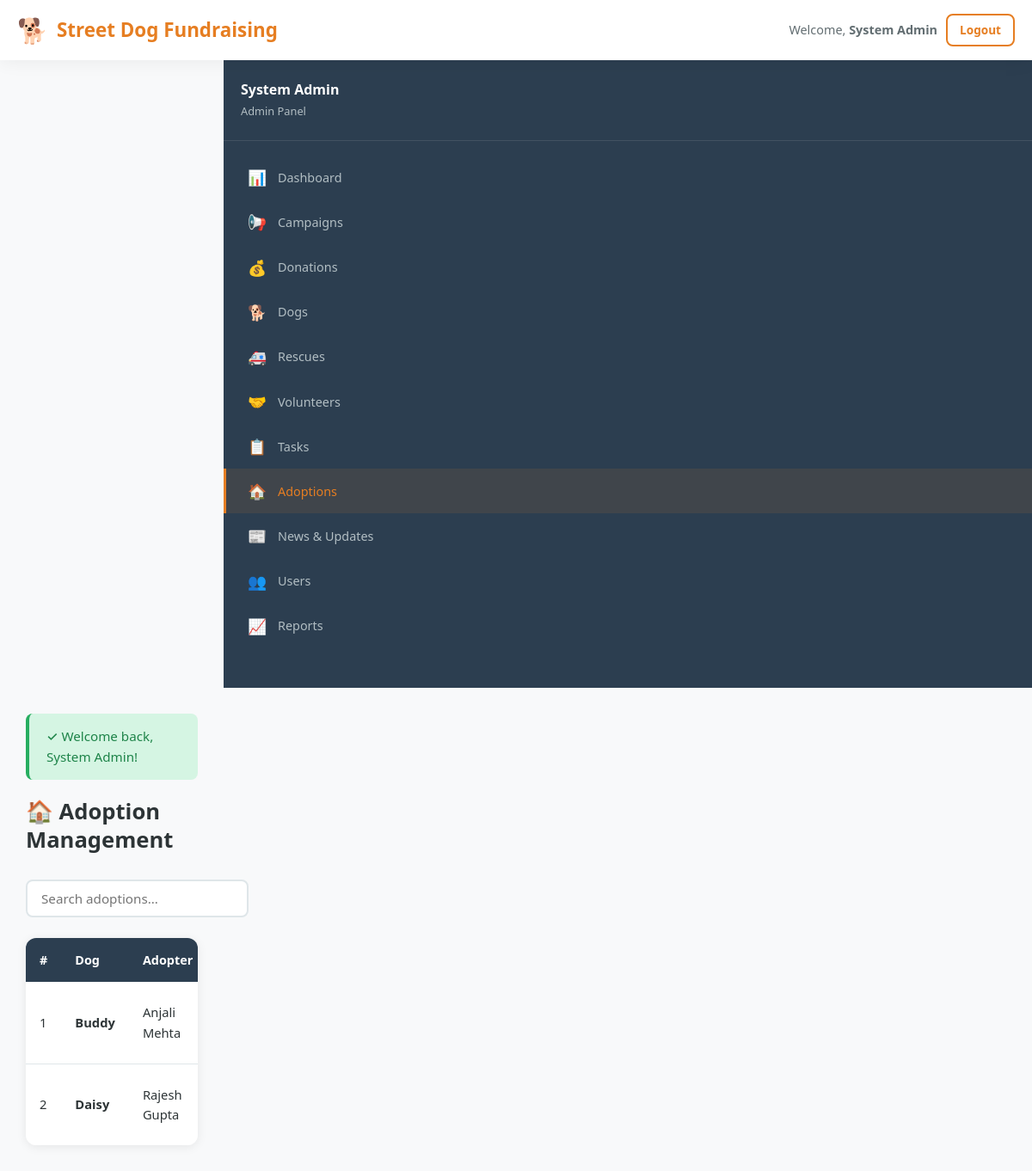
The app's page /php/admin/adoptions.php (signed in) with its own data.
### tables this page shows
CREATE TABLE adoptions (
    id INT AUTO_INCREMENT PRIMARY KEY,
    dog_id INT NOT NULL,
    adopter_name VARCHAR(100) NOT NULL,
    phone VARCHAR(15) NOT NULL,
    email VARCHAR(150) DEFAULT NULL,
    address TEXT DEFAULT NULL,
    reason TEXT DEFAULT NULL,
    status ENUM('pending', 'approved', 'rejected') NOT NULL DEFAULT 'pending',
    created_at DATETIME DEFAULT CURRENT_TIMESTAMP,
    updated_at DATETIME DEFAULT CURRENT_TIMESTAMP ON UPDATE CURRENT_TIMESTAMP,
    FOREIGN KEY (dog_id) REFERENCES dogs(id) ON DELETE CASCADE,
    INDEX idx_dog (dog_id),
    INDEX idx_status (status)
);

CREATE TABLE dogs (
    id INT AUTO_INCREMENT PRIMARY KEY,
    name VARCHAR(50) NOT NULL,
    age VARCHAR(30) NOT NULL,
    gender ENUM('male', 'female') NOT NULL,
    breed VARCHAR(100) NOT NULL,
    health_status ENUM('healthy', 'injured', 'under_treatment', 'critical') NOT NULL DEFAULT 'healthy',
    vaccinated ENUM('vaccinated', 'not_vaccinated', 'partially_vaccinated') NOT NULL DEFAULT 'not_vaccinated',
    image VARCHAR(255) DEFAULT NULL,
    description TEXT DEFAULT NULL,
    created_at DATETIME DEFAULT CURRENT_TIMESTAMP,
    updated_at DATETIME DEFAULT CURRENT_TIMESTAMP ON UPDATE CURRENT_TIMESTAMP,
    INDEX idx_health (health_status),
    INDEX idx_vaccinated (vaccinated)
);

### php/functions.php (called while the page is built, shortened)
<?php
require_once __DIR__ . '/config.php';
function dbQuery($sql, $params = [], $types = '') {
    global $conn;
    $stmt = $conn->prepare($sql);
    $stmt->execute();
    return $stmt;
}
function dbFetchAll($sql, $params = [], $types = '') {
    $stmt = dbQuery($sql, $params, $types);
    $result = $stmt->get_result();
    $rows = $result->fetch_all(MYSQLI_ASSOC);
    return $rows;
}

### php/admin/adoptions.php (the view, shortened to what this page needs)
<?php
require_once '../../includes/admin-header.php';
$adoptions = dbFetchAll("SELECT a.*, d.name AS dog_name FROM adoptions a JOIN dogs d ON a.dog_id=d.id ORDER BY a.created_at DESC");
?>
<div class="admin-page-header"><h1>🏠 Adoption Management</h1></div>
<div class="search-bar"><input type="text" id="tableSearch" placeholder="Search adoptions..."></div>
<div class="table-wrapper">
    <table>
        <thead><tr><th>#</th><th>Dog</th><th>Adopter</th><th>Phone</th><th>Email</th><th>Status</th><th>Date</th><th>Actions</th></tr></thead>
        <tbody>
        <?php foreach($adoptions as $i=>$a): ?>
        <tr>
            <td><?php echo $i+1; ?></td>
            <td><strong><?php echo htmlspecialchars($a['dog_name']); ?></strong></td>
            <td><?php echo htmlspecialchars($a['adopter_name']); ?></td>
        </tr>
        <?php endforeach; ?>
        </tbody>
    </table>
</div>
<?php require_once '../../includes/admin-footer.php'; ?>

### css/style.css (style rules this page uses)
:root { --primary: #E67E22; --primary-dark: #D35400; --primary-light: #FDEBD0; --secondary: #1ABC9C; --secondary-dark: #16A085; --accent: #E74C3C; --accent-dark: #C0392B; --bg-light: #F8F9FA; --bg-dark: #2C3E50; --bg-darker: #1a252f; --text-primary: #2D3436; --text-secondary: #636E72; --text-light: #B2BEC3; --success: #27AE60; --warning: #F39C12; --danger: #E74C3C; --info: #3498DB; --white: #FFFFFF; --card-bg: #FFFFFF; --border: #DFE6E9; --shadow: 0 2px 12px rgba(0,0,0,0.08); --shadow-lg: 0 8px 30px rgba(0,0,0,0.12); --radius: 12px; --radius-sm: 8px; --radius-lg: 20px; --transition: all 0.3s ease; --font: 'Segoe UI', -apple-system, BlinkMacSystemFont, sans-serif; }
*, *::before, *::after { margin: 0; padding: 0; box-sizing: border-box; }
html { scroll-behavior: smooth; }
body { font-family: var(--font); font-size: 16px; line-height: 1.6; color: var(--text-primary); background: var(--bg-light); min-height: 100vh; display: flex; flex-direction: column; }
h1, h2, h3, h4, h5, h6 { font-weight: 700; line-height: 1.3; color: var(--text-primary); margin-bottom: 0.5em; }
h1 { font-size: 2.2rem; }
.table-wrapper { overflow-x: auto; background: var(--card-bg); border-radius: var(--radius); box-shadow: var(--shadow); }
table { width: 100%; border-collapse: collapse; }
table thead { background: var(--bg-dark); color: var(--white); }
table th { padding: 14px 16px; text-align: left; font-weight: 600; font-size: 0.9rem; white-space: nowrap; }
table td { padding: 12px 16px; border-bottom: 1px solid var(--border); font-size: 0.92rem; }
table tbody tr:last-child td { border-bottom: none; }
.search-bar { display: flex; gap: 10px; margin-bottom: 24px; }
.search-bar input { flex: 1; padding: 10px 16px; border: 2px solid var(--border); border-radius: var(--radius-sm); font-size: 0.95rem; font-family: var(--font); transition: var(--transition); }

### css/admin.css (style rules this page uses)
.admin-page-header { display: flex; justify-content: space-between; align-items: center; margin-bottom: 30px; flex-wrap: wrap; gap: 12px; }
.admin-page-header h1 { font-size: 1.6rem; margin: 0; }

### records on screen
adoptions: dog.name "Buddy", adopter_name "Anjali Mehta"
adoptions: dog.name "Daisy", adopter_name "Rajesh Gupta"

### other values on screen
$userName "System Admin"
formatStatus($userRole) "Admin"
$successMsg "Welcome back, System Admin!"
